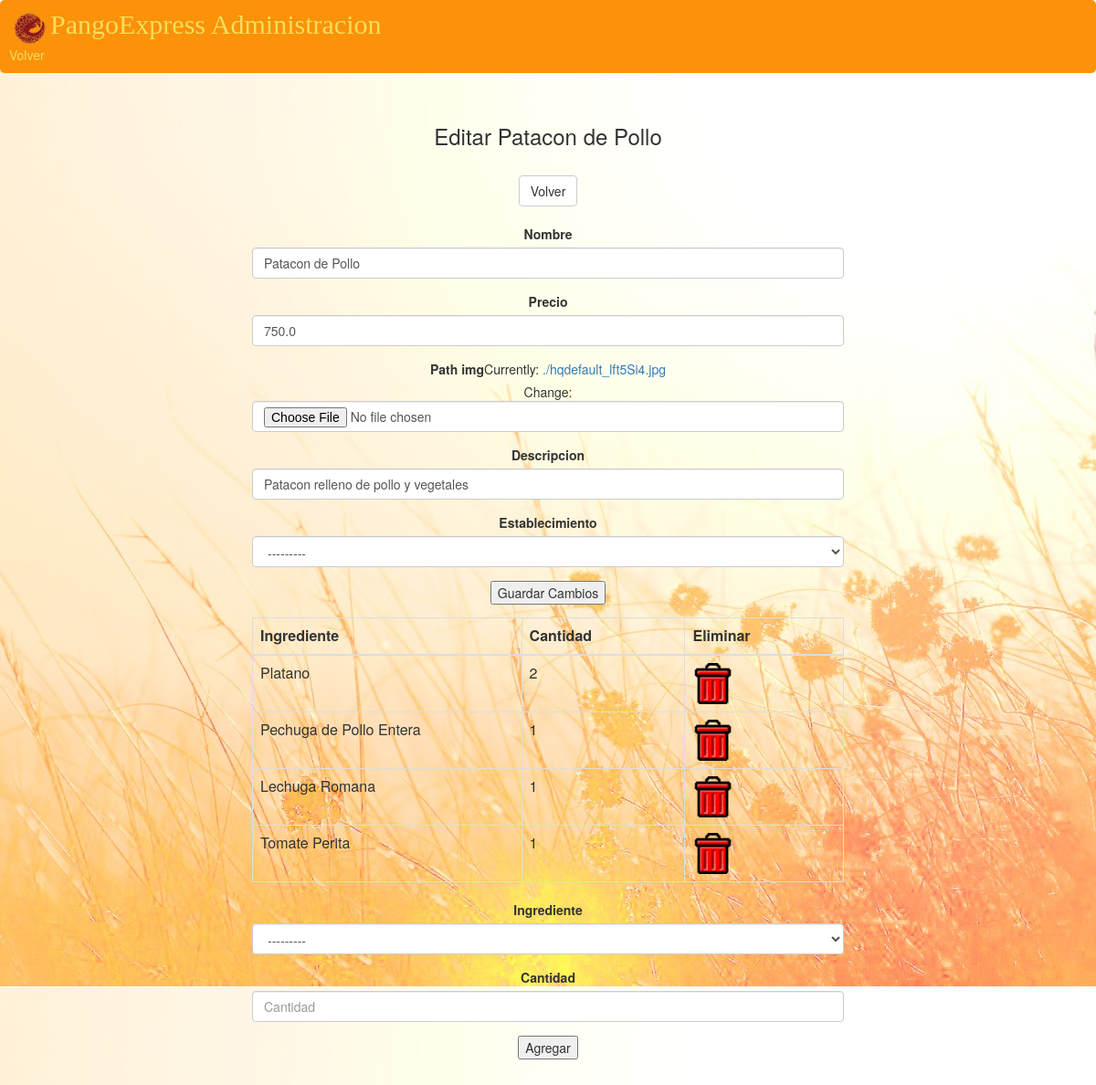
Page /administracion/gestionar_platos/editar/12/ on the committed database.
### menu/models.py (models this page shows, shortened)
class PLATO(models.Model):
    id = models.AutoField(primary_key=True)
    establecimiento = models.ForeignKey(RESTAURANT, null = True)
    nombre = models.CharField(max_length=50)
    precio = models.FloatField(validators=[validate_precio])
    path_img = models.FileField(null = True)
    descripcion = models.CharField(max_length = 500)
    rating = models.IntegerField(default = 0)
    class Meta:
        unique_together = ('establecimiento', 'nombre')

class RESTAURANT(models.Model):
    id = models.AutoField(primary_key=True)
    nombre = models.CharField(max_length=50,validators=[validate_nombre])
    RIF = models.CharField(max_length=50,unique=True,validators=[validate_rif])
    direccion = models.CharField(max_length=50)
    def __str__(self):
        return str(self.nombre) +", "+ str(self.direccion)

class Ingredientes(models.Model):
    plato = models.ForeignKey(PLATO)
    producto = models.ForeignKey(PRODUCTO)
    cantidad = models.IntegerField(default = 0)
    class Meta:
        unique_together = ('plato', 'producto')

class PRODUCTO(models.Model):
    id = models.AutoField(primary_key=True)
    nombre = models.CharField(max_length=50, unique=True)
    def __str__(self):
        return self.nombre

### administracion/views.py (the view, shortened to what this page needs)
# urls.py: url(r'^gestionar_platos/editar/(?P<id_plato>[0-9]+)/$', views.editar_plato, name='editar_plato'),
def editar_plato(request, id_plato):
    oldPlato = PLATO.objects.get(id = id_plato)
    ingredientes = Ingredientes.objects.filter(plato = oldPlato)
    if request.method == 'GET':
        form = FormAgregarPlato(instance = oldPlato)
        form.fields['path_img'].required = False
    form2 = FormAgregarIngrediente()
    context = {'form' : form,
               'form2' : form2,
               'ingredientes' : ingredientes,
               'plato' : oldPlato
               }
    return render(request, 'administracion/editarPlato.html', context)

### administracion/forms.py
class FormAgregarPlato(forms.ModelForm):
    establecimiento = forms.ModelChoiceField(RESTAURANT.objects, label="Establecimiento")
    class Meta:
        model = PLATO
        fields = ['nombre', 'precio', 'path_img', 'descripcion']

class FormAgregarIngrediente(forms.Form):
    ingrediente = forms.ModelChoiceField(PRODUCTO.objects, label='Ingrediente')
    cantidad = forms.IntegerField()

### administracion/templates/administracion/editarPlato.html (shortened to what this page needs)
{% extends 'administracion/adminLayout.html' %}
{% load bootstrap3 %}
{% load staticfiles %}
{% block main %}
    <h3> Editar {{plato.nombre}} </h3>
    <br/>
    <a class="btn btn-default" href="{% url 'administracion:gestionar_platos' %}">Volver</a>
    <br/>
    <br/>
    <form method="post">
        {% bootstrap_form form %}
        <input type = "submit" value = "Guardar Cambios"/>
    </form>
    <table class="table table-bordered">
        <thead>
            <tr>
                <th class="col-md-2"> Ingrediente </th>
                <th class="col-md-1"> Cantidad </th>
                <th class="col-md-1"> Eliminar </th>
            </tr>
        </thead>
        <tbody>
            {% for ingrediente in ingredientes %}
                <tr>
                    <td class="col-md-2">{{ingrediente.producto.nombre}}</td>
                    <td class="col-md-1">{{ingrediente.cantidad}}</td>
                    <td class="col-md-1"><a href="{% url 'administracion:eliminar_ingrediente' ingrediente.id %}"
                                            onclick="return confirm('Confirmar accion')">
                                            <img src="{% static 'images/trash.png' %}">
                                         </a></td>
                </tr>
            {% endfor %}
        </tbody>
    </table>
    <form method="post" action="{% url 'administracion:agregar_ingrediente2' plato.id %}">
        {% bootstrap_form form2 %}
        <input type = "submit" value = "Agregar"/>
    </form>
{% endblock %}

### administracion/static/layoutStyle.css (style rules this page uses)
body { background: #d3d3d3 url('images/pan2.jpg'); top right no-repeat; background-attachment:fixed; }
img { width: 45px; }

### rows in the picture
PLATO: nombre "Patacon de Pollo", precio "750.0", descripcion "Patacon relleno de pollo y vegetales", establecimiento "---------"
Ingredientes: producto.nombre "Platano", cantidad "2"
Ingredientes: producto.nombre "Pechuga de Pollo Entera", cantidad "1"
Ingredientes: producto.nombre "Lechuga Romana", cantidad "1"
Ingredientes: producto.nombre "Tomate Perita", cantidad "1"
